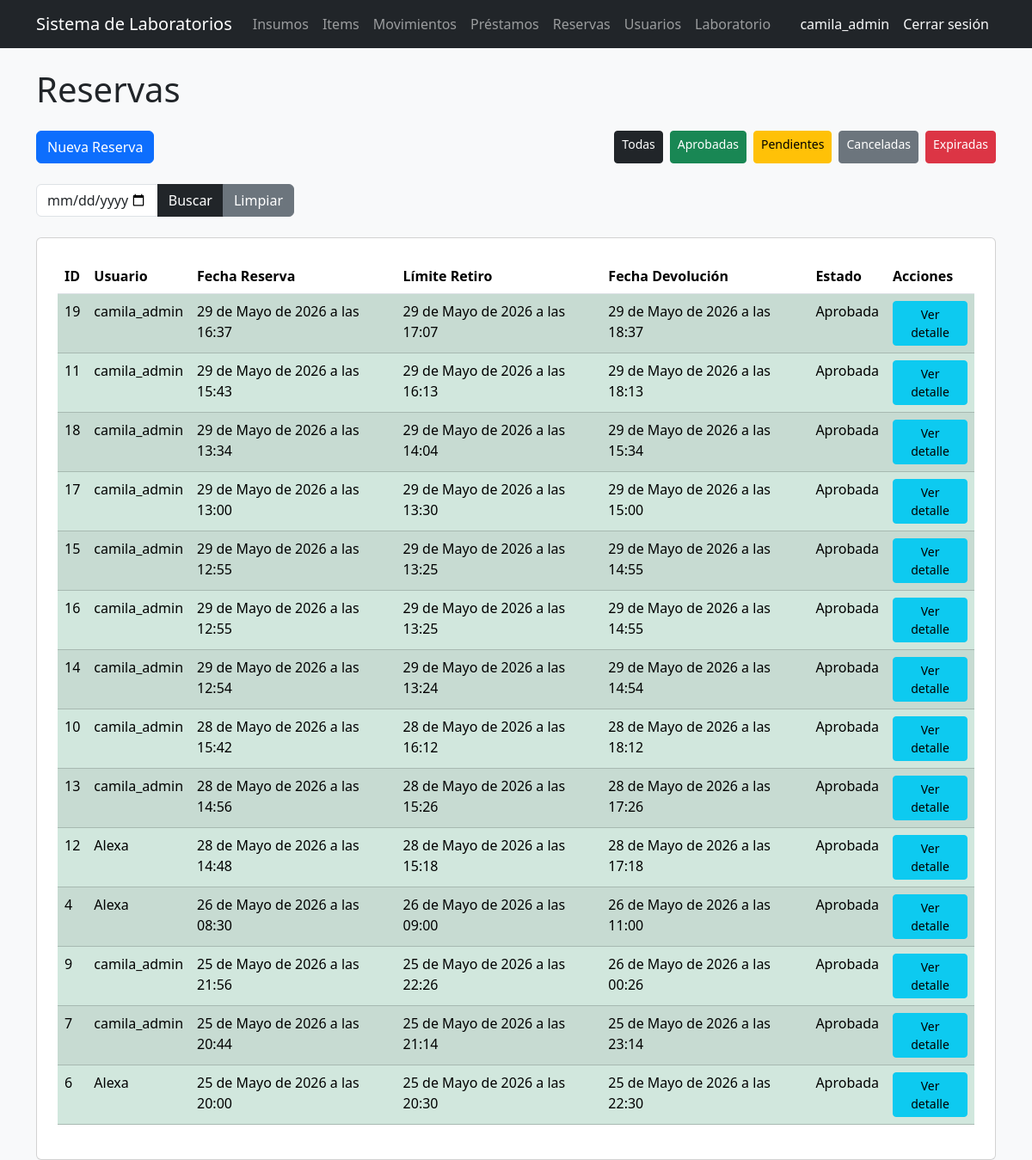
The app's page /reservas/?estado=Aprobada (signed in), older data.
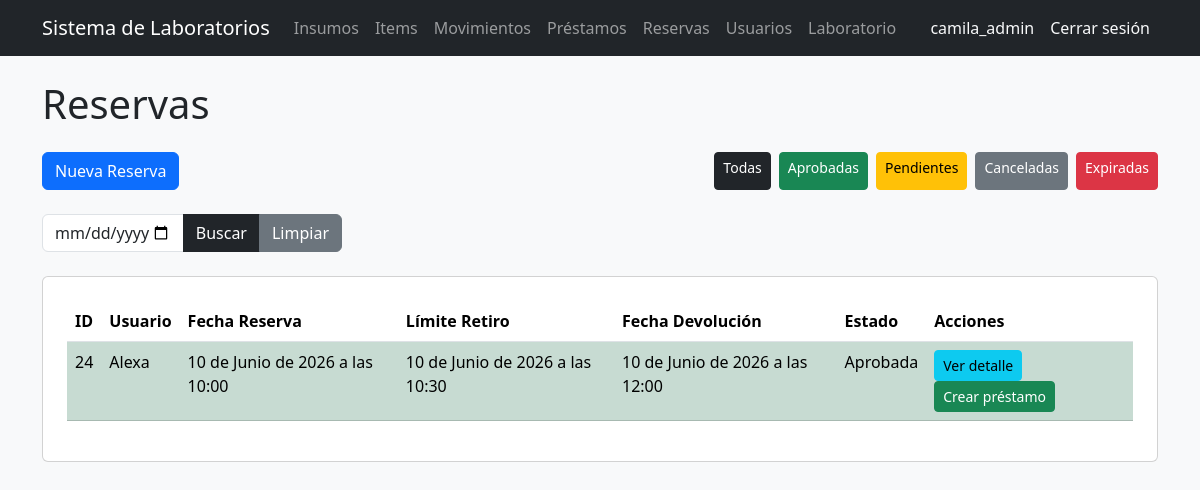
The same page, newer data.
### reservas/models.py (models this page shows, shortened)
class Reserva(models.Model):
    usuario = models.ForeignKey(
        'users.Usuario',
        on_delete=models.CASCADE
    )
    fecha_reserva = models.DateTimeField()
    hora_limite_retiro = models.DateTimeField(
        null=True,
        blank=True
    )
    fecha_devolucion = models.DateTimeField(
        null=True,
        blank=True
    )
    estado = models.ForeignKey(
        EstadoReserva,
        on_delete=models.CASCADE,
        null=True,
        blank=True
    )
    fecha_creacion = models.DateTimeField(auto_now_add=True)

class EstadoReserva(models.Model):
    nombre = models.CharField(max_length=50)
    def __str__(self):
        return self.nombre

### users/models.py (models this page shows)
class Usuario(AbstractUser):
    codigo = models.CharField(max_length=50, unique=True, blank=True)
    programa = models.CharField(max_length=100, blank=True)
    rol = models.ForeignKey(
        Rol,
        on_delete=models.CASCADE,
        null=True,
        blank=True
    )
    def __str__(self):
        return self.username

### reservas/views.py (the view)
# urls.py: path('', lista_reservas, name='lista_reservas'),
@rol_requerido('Administrador', 'Encargado', 'Docente', 'Estudiante')
def lista_reservas(request):
    rol = request.user.rol.nombre if request.user.rol else None
    estado_filtro = request.GET.get('estado')
    fecha_filtro = request.GET.get('fecha')
    if rol in ['Administrador', 'Encargado']:
        reservas = Reserva.objects.all().order_by('-fecha_reserva')
    else:
        reservas = Reserva.objects.filter(
            usuario=request.user
        ).order_by('-fecha_reserva')
    if estado_filtro:
        reservas = reservas.filter(estado__nombre=estado_filtro)
    if fecha_filtro:
        reservas = reservas.filter(fecha_reserva__date=fecha_filtro)
    return render(
        request,
        'reservas/lista.html',
        {
            'reservas': reservas,
            'now': datetime.now(),
            'fecha_filtro': fecha_filtro
        }
    )

### templates/reservas/lista.html
{% extends 'base_general.html' %}
{% block contenido %}
<h1 class="mb-4">Reservas</h1>
<div class="d-flex justify-content-between mb-4">
    <a href="/reservas/crear/" class="btn btn-primary">Nueva Reserva</a>
    <div class="d-flex gap-2">
        <a href="?" class="btn btn-dark btn-sm">Todas</a>
        <a href="?estado=Aprobada" class="btn btn-success btn-sm">Aprobadas</a>
        <a href="?estado=Pendiente" class="btn btn-warning btn-sm">Pendientes</a>
        <a href="?estado=Cancelada" class="btn btn-secondary btn-sm">Canceladas</a>
        <a href="?estado=Expirada" class="btn btn-danger btn-sm">Expiradas</a>
    </div>
</div>
<form method="GET" class="mb-4">
    <div class="input-group" style="max-width: 300px;">
        <input
            type="date"
            name="fecha"
            class="form-control"
            value="{{ fecha_filtro }}"
        >
        <button class="btn btn-dark" type="submit">Buscar</button>
        <a href="?" class="btn btn-secondary">Limpiar</a>
    </div>
</form>
<div class="card p-4">
    <table class="table table-striped">
        <thead>
            <tr>
                <th>ID</th>
                <th>Usuario</th>
                <th>Fecha Reserva</th>
                <th>Límite Retiro</th>
                <th>Fecha Devolución</th>
                <th>Estado</th>
                <th>Acciones</th>
            </tr>
        </thead>
        <tbody>
            {% for reserva in reservas %}
            <tr class="
                {% if reserva.estado.nombre == 'Aprobada' %}table-success
                {% elif reserva.estado.nombre == 'Pendiente' %}table-warning
                {% elif reserva.estado.nombre == 'Cancelada' %}table-secondary
                {% elif reserva.estado.nombre == 'Expirada' %}table-danger
                {% endif %}
            ">
                <td>{{ reserva.id }}</td>
                <td>{{ reserva.usuario }}</td>
                <td>{{ reserva.fecha_reserva }}</td>
                <td>{{ reserva.hora_limite_retiro }}</td>
                <td>{{ reserva.fecha_devolucion }}</td>
                <td>{{ reserva.estado }}</td>
                <td>
                    <a
                        href="/reservas/{{ reserva.id }}/"
                        class="btn btn-info btn-sm"
                    >
                        Ver detalle
                    </a>
                    {% if reserva.estado.nombre == 'Aprobada' and not reserva.prestamo_set.exists and reserva.hora_limite_retiro > now %}
                    <a
                        href="/prestamos/crear/{{ reserva.id }}/"
                        class="btn btn-success btn-sm"
                    >
                        Crear préstamo
                    </a>
                    {% endif %}
                </td>
            </tr>
            {% endfor %}
        </tbody>
    </table>
</div>
{% endblock %}

Row changes from the older to the newer data that the page shows:
no longer on this page (row edited): Reserva: id "19", usuario "camila_admin", fecha_reserva "29 de Mayo de 2026 a las 16:37", hora_limite_retiro "29 de Mayo de 2026 a las 17:07", fecha_devolucion "29 de Mayo de 2026 a las 18:37", estado "Aprobada"
no longer on this page (row edited): Reserva: id "11", usuario "camila_admin", fecha_reserva "29 de Mayo de 2026 a las 15:43", hora_limite_retiro "29 de Mayo de 2026 a las 16:13", fecha_devolucion "29 de Mayo de 2026 a las 18:13", estado "Aprobada"
no longer on this page (row edited): Reserva: id "18", usuario "camila_admin", fecha_reserva "29 de Mayo de 2026 a las 13:34", hora_limite_retiro "29 de Mayo de 2026 a las 14:04", fecha_devolucion "29 de Mayo de 2026 a las 15:34", estado "Aprobada"
no longer on this page (row edited): Reserva: id "17", usuario "camila_admin", fecha_reserva "29 de Mayo de 2026 a las 13:00", hora_limite_retiro "29 de Mayo de 2026 a las 13:30", fecha_devolucion "29 de Mayo de 2026 a las 15:00", estado "Aprobada"
no longer on this page (row edited): Reserva: id "15", usuario "camila_admin", fecha_reserva "29 de Mayo de 2026 a las 12:55", hora_limite_retiro "29 de Mayo de 2026 a las 13:25", fecha_devolucion "29 de Mayo de 2026 a las 14:55", estado "Aprobada"
no longer on this page (row edited): Reserva: id "16", usuario "camila_admin", fecha_reserva "29 de Mayo de 2026 a las 12:55", hora_limite_retiro "29 de Mayo de 2026 a las 13:25", fecha_devolucion "29 de Mayo de 2026 a las 14:55", estado "Aprobada"
no longer on this page (row edited): Reserva: id "14", usuario "camila_admin", fecha_reserva "29 de Mayo de 2026 a las 12:54", hora_limite_retiro "29 de Mayo de 2026 a las 13:24", fecha_devolucion "29 de Mayo de 2026 a las 14:54", estado "Aprobada"
no longer on this page (row edited): Reserva: id "10", usuario "camila_admin", fecha_reserva "28 de Mayo de 2026 a las 15:42", hora_limite_retiro "28 de Mayo de 2026 a las 16:12", fecha_devolucion "28 de Mayo de 2026 a las 18:12", estado "Aprobada"
no longer on this page (row edited): Reserva: id "13", usuario "camila_admin", fecha_reserva "28 de Mayo de 2026 a las 14:56", hora_limite_retiro "28 de Mayo de 2026 a las 15:26", fecha_devolucion "28 de Mayo de 2026 a las 17:26", estado "Aprobada"
no longer on this page (row edited): Reserva: id "12", usuario "Alexa", fecha_reserva "28 de Mayo de 2026 a las 14:48", hora_limite_retiro "28 de Mayo de 2026 a las 15:18", fecha_devolucion "28 de Mayo de 2026 a las 17:18", estado "Aprobada"
no longer on this page (row edited): Reserva: id "4", usuario "Alexa", fecha_reserva "26 de Mayo de 2026 a las 08:30", hora_limite_retiro "26 de Mayo de 2026 a las 09:00", fecha_devolucion "26 de Mayo de 2026 a las 11:00", estado "Aprobada"
no longer on this page (row edited): Reserva: id "9", usuario "camila_admin", fecha_reserva "25 de Mayo de 2026 a las 21:56", hora_limite_retiro "25 de Mayo de 2026 a las 22:26", fecha_devolucion "26 de Mayo de 2026 a las 00:26", estado "Aprobada"
no longer on this page (row edited): Reserva: id "7", usuario "camila_admin", fecha_reserva "25 de Mayo de 2026 a las 20:44", hora_limite_retiro "25 de Mayo de 2026 a las 21:14", fecha_devolucion "25 de Mayo de 2026 a las 23:14", estado "Aprobada"
no longer on this page (row edited): Reserva: id "6", usuario "Alexa", fecha_reserva "25 de Mayo de 2026 a las 20:00", hora_limite_retiro "25 de Mayo de 2026 a las 20:30", fecha_devolucion "25 de Mayo de 2026 a las 22:30", estado "Aprobada"
now on this page (row edited): Reserva: id "24", usuario "Alexa", fecha_reserva "10 de Junio de 2026 a las 10:00", hora_limite_retiro "10 de Junio de 2026 a las 10:30", fecha_devolucion "10 de Junio de 2026 a las 12:00", estado "Aprobada"
